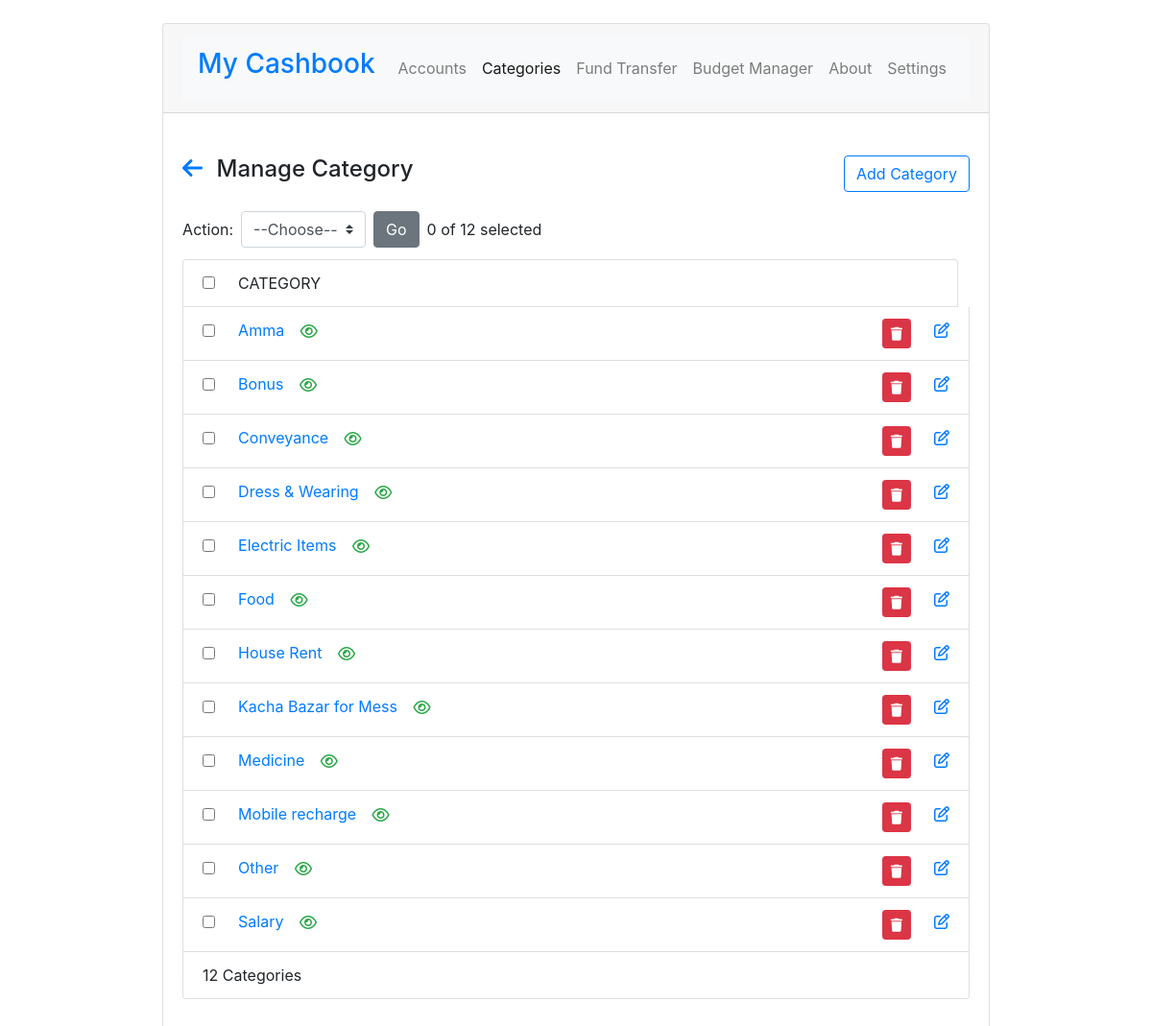
/cashbook/category/, run on the app's committed database.
### cashbook/models.py (models this page shows, shortened)
class Category(models.Model):
    name = models.CharField(max_length=20)
    is_active = models.BooleanField(default=True)

### cashbook/views.py (the view)
# urls.py: path('category/', views.manage_category, name='manage_category'),
def manage_category(request):
    categories = Category.objects.order_by("name")
    total_categories = categories.count()
    context = {
        'categories'    : categories,
        'total_categories' : total_categories
    }
    return render(request, 'cashbook/category/manage_category.html', context)

### cashbook/templates/cashbook/category/manage_category.html (shortened to what this page needs)
{% extends "cashbook/base.html" %}
{% block content %}
<div class="card-body">
    <div class="d-flex justify-content-between mt-4">
        <h4 ><a href="{% url 'cashbook:index' %}" type="button" class="mr-2"> <i class="fa fa-arrow-left"></i> </a> Manage Category</h4>
        <a href="{% url 'cashbook:add_category' %}" class="btn btn-outline-primary">Add Category</a>
    </div>
    <form class="form-inline mt-3">
        <label class="my-1 mr-2" for="inlineFormCustomSelectPref">Action: </label>
        <select class="custom-select my-1 mr-sm-2" id="inlineFormCustomSelectPref">
          <option selected>--Choose--</option>
        </select>
        <button type="submit" class="btn btn-secondary my-1 mr-2">Go</button>
        <span>0 of {{ total_categories }} selected</span>
      </form>
    <ul class="list-group mt-2">
        <li class="list-group-item form-check form-check-inline">
            <div class="form-check form-check-inline">
                <input class="form-check-input mr-4" type="checkbox" id="inlineCheckbox1" value="option1">
                <label class="form-check-label text-uppercase" for="inlineCheckbox1">Category</label>
            </div>
        </li>
        {% for category in categories %}
        <li class="list-group-item ">
            <div class="form-check form-check-inline">
                <input class="form-check-input mr-4" type="checkbox" id="inlineCheckbox1" value="option1">
                <label class="form-check-label" for="inlineCheckbox1">
                    <a href="{% url 'cashbook:edit_category' category.id %}" class="text-decoration-none">{{ category.name }}</a>
                </label>
            </div>
            <a href="{% url 'cashbook:edit_category' category.id %}" class="text-decoration-none   d-inline">
                {% if category.is_active %}
                <i class=" text-success fa-regular fa-eye"></i>
                {% else %}
                <i class="text-danger fa-regular fa-eye-slash"></i>
                {% endif %}
            </a>
            <a href="{% url 'cashbook:edit_category' category.id %}" class="text-decoration-none  float-right d-inline">
                <i class="fa-regular fa-pen-to-square"></i>
            </a>
            <form action="{% url 'cashbook:delete_category' %}" method="post" class="float-right d-inline pr-4 delete-form">
                <button type="submit" class="btn btn-danger btn-sm delete-button"><i class="fa fa-trash"></i></button>
            </form>
        </li>
        {% endfor %}
        <li class="list-group-item"><span>{{ total_categories }} Categories </span></li>
      </ul>
</div>
{% endblock %}

### data on the page
Category: name "Amma", is_active True (drawn)
Category: name "Bonus", is_active True (drawn)
Category: name "Conveyance", is_active True (drawn)
Category: name "Dress & Wearing", is_active True (drawn)
Category: name "Electric Items", is_active True (drawn)
Category: name "Food", is_active True (drawn)
Category: name "House Rent", is_active True (drawn)
Category: name "Kacha Bazar for Mess", is_active True (drawn)
Category: name "Medicine", is_active True (drawn)
Category: name "Mobile recharge", is_active True (drawn)
Category: name "Other", is_active True (drawn)
Category: name "Salary", is_active True (drawn)

### other printed values
{{ total_categories }} "12"
